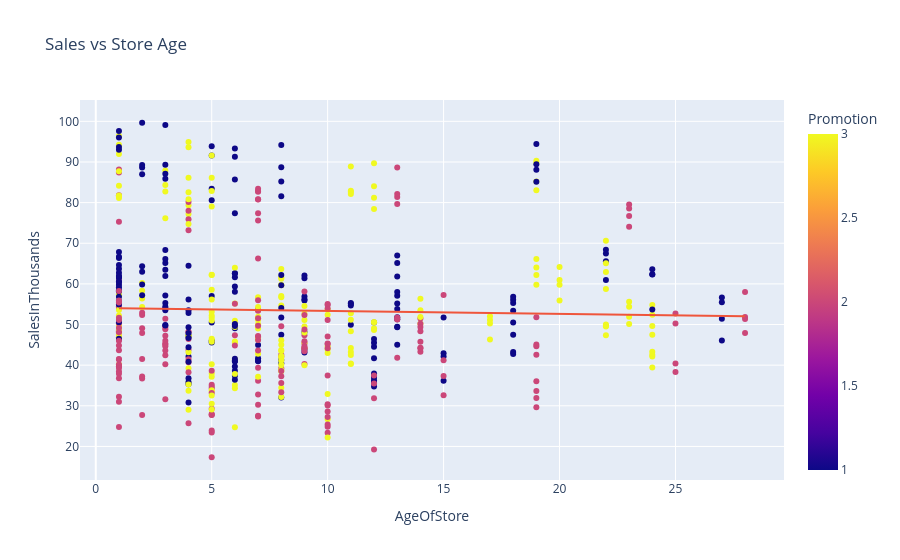

The notebook cell this image was saved under:
### Markdown cell above
### Store Age Impact

### Code cell
fig = px.scatter(
    df,
    x="AgeOfStore",
    y="SalesInThousands",
    color="Promotion",
    trendline="ols",
    title="Sales vs Store Age"
)
fig.show()

### Figure 1 — Plotly figure (JSON) as saved in the notebook; plotly's stock layout.template omitted (floating-point values rounded to 4 significant figures; data arrays with more than 128 entries replaced by an {"elided": "..."} marker saying what was removed)
{"data": [{"hovertemplate": "AgeOfStore=%{x}<br>SalesInThousands=%{y}<br>Promotion=%{marker.color}<extra></extra>", "legendgroup": "", "marker": {"color": {"elided": "548 int values"}, "coloraxis": "coloraxis", "symbol": "circle"}, "mode": "markers", "name": "", "orientation": "v", "showlegend": false, "type": "scatter", "x": {"elided": "548 int values"}, "xaxis": "x", "y": {"elided": "548 float values"}, "yaxis": "y"}, {"hovertemplate": "<b>OLS trendline</b><br>SalesInThousands = -0.0720171 * AgeOfStore + 54.0786<br>R<sup>2</sup>=0.000814<br><br>AgeOfStore=%{x}<br>SalesInThousands=%{y} <b>(trend)</b><extra></extra>", "legendgroup": "", "marker": {"symbol": "circle"}, "mode": "lines", "name": "", "showlegend": false, "type": "scatter", "x": {"elided": "548 int values"}, "xaxis": "x", "y": {"elided": "548 float values"}, "yaxis": "y"}], "layout": {"coloraxis": {"colorbar": {"title": {"text": "Promotion"}}, "colorscale": [[0, "#0d0887"], [0.1111, "#46039f"], [0.2222, "#7201a8"], [0.3333, "#9c179e"], [0.4444, "#bd3786"], [0.5556, "#d8576b"], [0.6667, "#ed7953"], [0.7778, "#fb9f3a"], [0.8889, "#fdca26"], [1, "#f0f921"]]}, "legend": {"tracegroupgap": 0}, "title": {"text": "Sales vs Store Age"}, "xaxis": {"anchor": "y", "domain": [0, 1], "title": {"text": "AgeOfStore"}}, "yaxis": {"anchor": "x", "domain": [0, 1], "title": {"text": "SalesInThousands"}}}}
